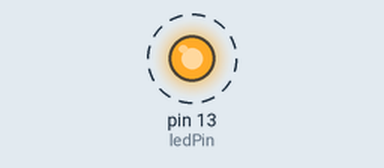
The sketch below on a simulated Arduino Uno, built with avr-gcc and run on an emulated ATmega328P. On the bench: output pins drawn as LEDs (lit = HIGH). Dashed ring = blinking. What the sketch prints to the serial monitor is not drawn.

Above: at 0.11 s.
Timing chart, 0 to 3.0 s (numbered marks = the images above):
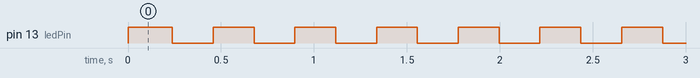

Measured:
- by itself, pin 13 (ledPin): alternates HIGH for 0.22 s and LOW for 0.22 s

The sketch:

blink.ino
```cpp
#include <NeuroForgeGPIO.h>

// Define o pino do LED
const int ledPin = 13;

void setup() {
  Serial.begin(9600);
  nfGPIO_begin(); // inicializa caches dos PORTx

  pinMode(ledPin, OUTPUT);

  Serial.println("--- Sistema de Pisca LED Iniciado ---");
}

void loop() {
  // Liga o LED
  digitalWrite(ledPin, HIGH);
  nfGPIO_reportPin(ledPin, 1); // G:pin=13,v=1
  nfGPIO_reportPORTB();        // opcional: G:B=0x20 se só o bit 5 estiver HIGH
  Serial.println("Status: LED LIGADO");
  for (volatile uint32_t i = 0; i < 100000UL; i++) {
  }

  // Desliga o LED
  digitalWrite(ledPin, LOW);
  nfGPIO_reportPin(ledPin, 0); // G:pin=13,v=0
  nfGPIO_reportPORTB();        // G:B=0x00
  Serial.println("Status: LED DESLIGADO");
  for (volatile uint32_t i = 0; i < 100000UL; i++) {
  }
}
```
